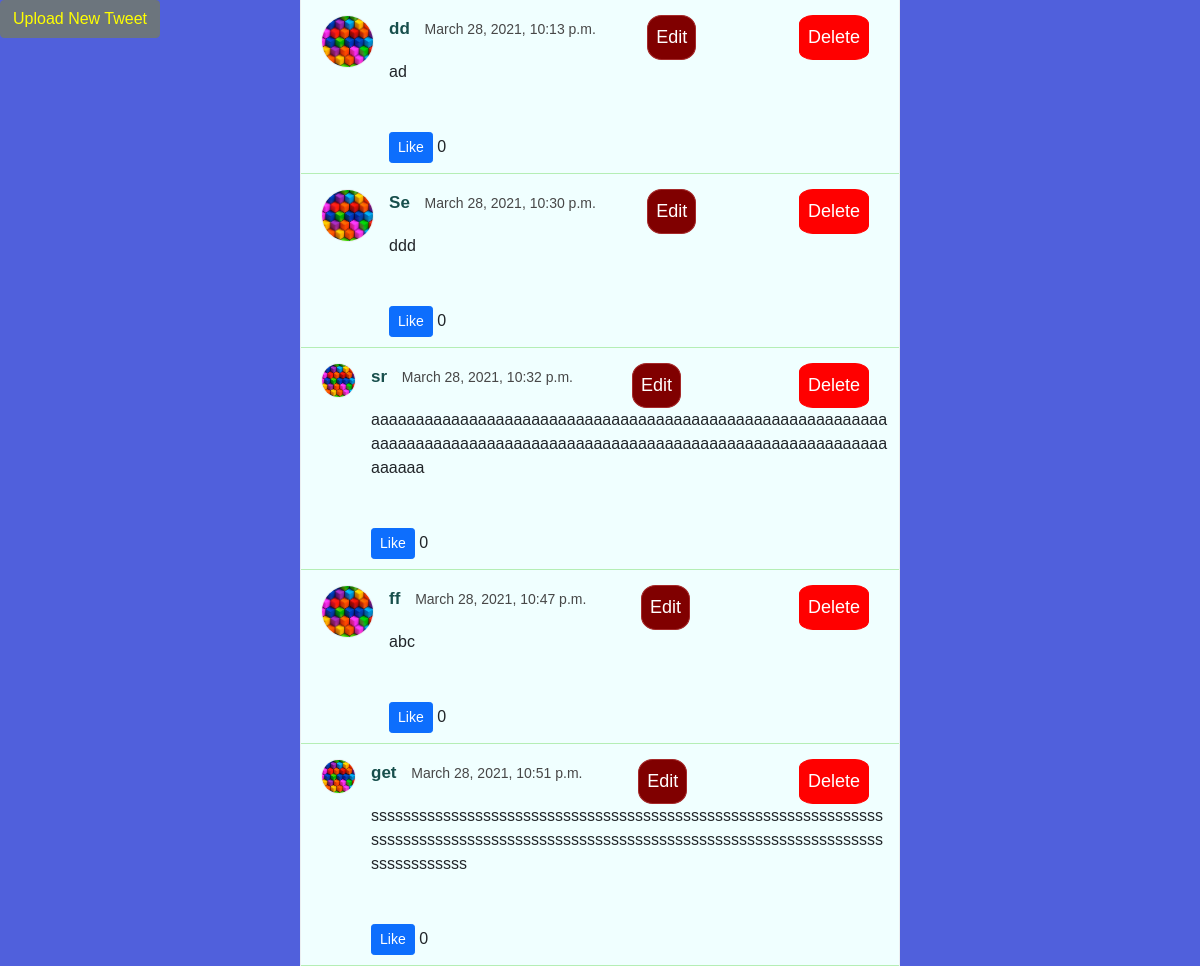
/, run on an earlier commit of the app's database.
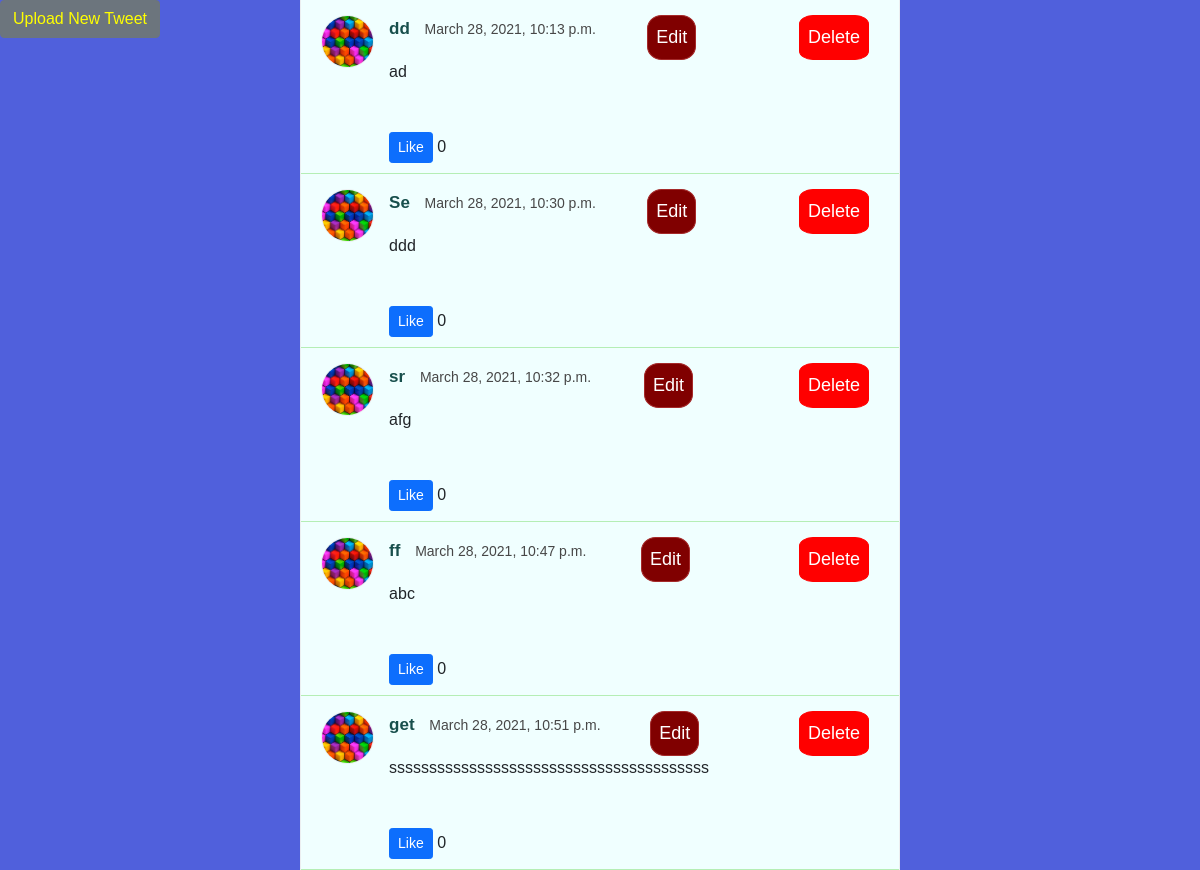
And on a later commit of the database.
### twitter/models.py (models this page shows)
class Tweet(models.Model):
    image = CloudinaryField('image', blank=True)
    created_at = models.DateTimeField(auto_now_add=True)
    like_count = models.IntegerField(default=0, blank=True, null=True)
    updated_at = models.DateTimeField(auto_now=True)
    name = models.CharField(max_length=14)
    body = models.CharField(max_length=140)

### twitter/views.py (the view)
# urls.py: path('', views.index, name='index'),
def index(request):
    tweets = Tweet.objects.all()
    ctx = {'tweets': tweets}
    return render(request, 'twitter/index.html', ctx)

### twitter/templates/twitter/index.html (shortened to what this page needs)
<!DOCTYPE html>
{% load static %}
<html lang="en">
  <head>
    <link
      href="https://cdn.jsdelivr.net/npm/bootstrap@5.0.0-beta2/dist/css/bootstrap.min.css"
      rel="stylesheet"
    />
    <link rel="stylesheet" href="{% static 'style.css' %}" />
  </head>
  <body class="home">
    {% load cloudinary %}
    <a href="{% url 'upload' %}" class="btn btn-secondary" style="position:fixed; color: yellow;">Upload New Tweet</a>
    {% for tweet in tweets %}
    <div class="container">
      <div class="main">
        <div class="tweet-list">
          <div class="tweet">
            <div class="user">
              <a href="#">
                <img src="{% static 'img/sample-icon.jpg' %}" class="" />
              </a>
            </div>
            <div class="content">
              <div class="name">
                <a href="#" class="">
                  <span class="nickname"> {{ tweet.name }} </span>
                  <span class="datetime"> {{ tweet.created_at }} </span>
                </a>
                <a style="border: 1px solid brown; border-radius: 30%; padding: 8px; background-color: maroon; color: white;" href="/update/{{tweet.id}}">Edit</a>
                <br />
                <a style="border: 1px solid red; border-radius: 20%; padding: 8px; background-color: red; color: white; margin-right: 20px;" href="/delete/{{tweet.id}}">Delete</a>
              </div>
              <div class="input-area" style="word-wrap: break-word;">{{ tweet.body }}</div>
                <br> <br>
                <div class="like-count">
                    <form action="{% url 'LikePost' tweet.pk %}" method="POST">
                        <button type="submit", name="tweet_id", value="{{ tweet.id }}", class="btn btn-primary btn-sm">Like</button>
                        {{ tweet.like_count }}
                    </form>
                </div>
              </div>
            </div>
          </div>
        </div>
      </div>
    {% endfor %}
  </body>
</html>

What changed in the data, as far as the page shows it:
changed Tweet "sr": body "aaaaaaaaaaaaaaaaaaaaaaaaaaaaaaaaaaaaaaaaaaaaaaaaaaaaaaaaaaaaaaaaaaaaaaaaaaaaaaaaaaaaaaaaaaaaaaaaaaaaaaaaaaaaaaaaaaaaaaaaaa" → "afg"
changed Tweet "get": body "ssssssssssssssssssssssssssssssssssssssssssssssssssssssssssssssssssssssssssssssssssssssssssssssssssssssssssssssssssssssssssssssssssssssssssss" → "ssssssssssssssssssssssssssssssssssssssss"
